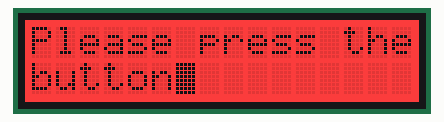
Recording of a sketch running on a simulated Arduino Uno, built with avr-gcc and run on an emulated ATmega328P. Shown: 16×2 character LCD.

Above: at 0.1 s.
At 1.2 s:
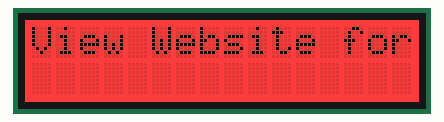
At 3.7 s:
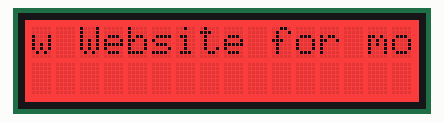
At 6.7 s:
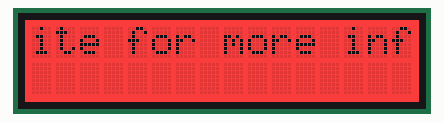
At 9.7 s:
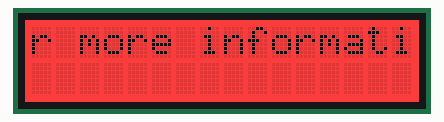
At 12.7 s:
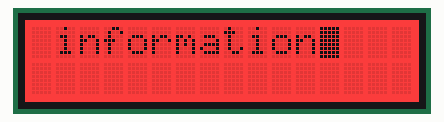

Measured:
- by itself, everything shown: repeats every 13.1 s, in 24 steps
- what the display in image 1 shows lasts 1.5 s, from 1.1 s to 2.6 s
- what the display in image 2 shows lasts 0.5 s, from 3.6 s to 4.1 s

The sketch:

grove_lcd.ino
```cpp
#include <Wire.h>
#include "rgb_lcd.h"

rgb_lcd lcd;

const int colorR = 255;
const int colorG = 0;
const int colorB = 0;

void setup()
{
    // set up the LCD's number of columns and rows:
    lcd.begin(16, 2);

    lcd.setRGB(colorR, colorG, colorB);

}

void loop()
{
    lcd.setCursor(0, 0);
    lcd.blink();
    lcd.clear();
    lcd.print("Please press the");
    lcd.setCursor(0, 1);
    lcd.print("button");
    delay(1000); //Add code for button press if..... else break;
    lcd.clear();
    lcd.print("View Website for more information");
    delay(1500);
    lcd.scrollDisplayLeft();
    delay(500);
    lcd.scrollDisplayLeft();
    delay(500);
    lcd.scrollDisplayLeft();
    delay(500);
    lcd.scrollDisplayLeft();
    delay(500);
    lcd.scrollDisplayLeft();
    delay(500);
    lcd.scrollDisplayLeft();
    delay(500);
    lcd.scrollDisplayLeft();
    delay(500);
    lcd.scrollDisplayLeft();
    delay(500);
    lcd.scrollDisplayLeft();
    delay(500);
    lcd.scrollDisplayLeft();
    delay(500);
    lcd.scrollDisplayLeft();
    delay(500);
    lcd.scrollDisplayLeft();
    delay(500);
    lcd.scrollDisplayLeft();
    delay(500);
    lcd.scrollDisplayLeft();
    delay(500);
    lcd.scrollDisplayLeft();
    delay(500);
    lcd.scrollDisplayLeft();
    delay(500);
    lcd.scrollDisplayLeft();
    delay(500);
    lcd.scrollDisplayLeft();
    delay(500);
    lcd.scrollDisplayLeft();
    delay(500);
    lcd.scrollDisplayLeft();
    delay(500);
    lcd.scrollDisplayLeft();
    delay(500);
    lcd.scrollDisplayLeft(); //Add link for website 192.168...

}
```
